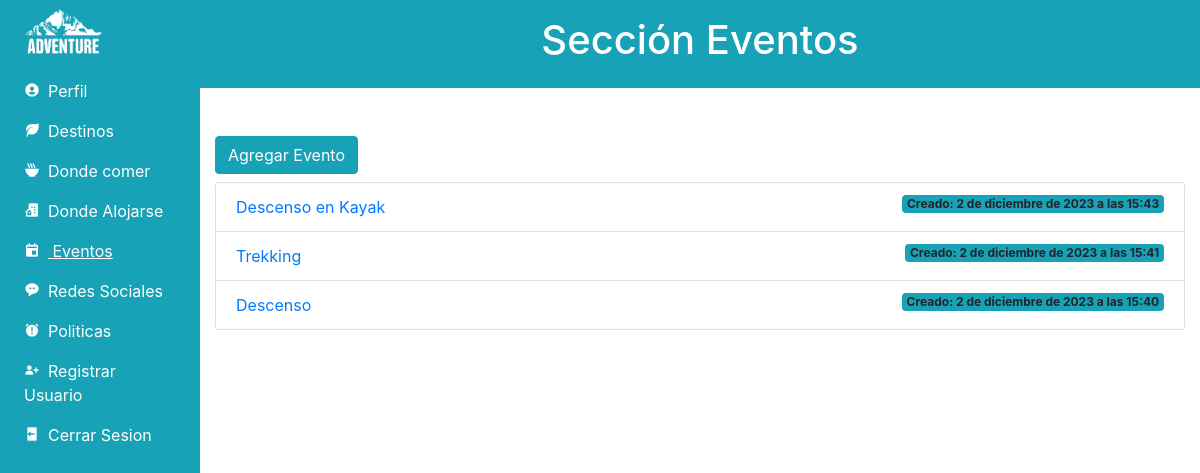
Page /administration/eventsList/ (signed in) on the earlier database version.
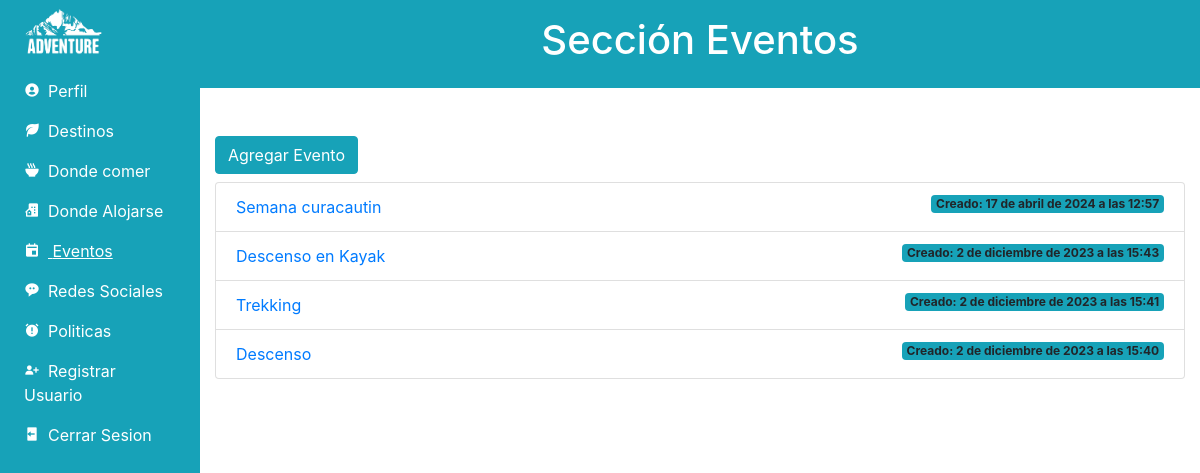
Same page on the later database version.
### event/models.py (models this page shows, shortened)
class Events(models.Model):
    id_event = models.AutoField(primary_key=True)
    name = models.CharField(verbose_name="Nombre Evento", max_length=50)
    date_event = models.DateTimeField(verbose_name="Fecha Evento")
    description = models.TextField(verbose_name="Descripción")
    mainImage = models.ImageField(verbose_name="Imagen Portada", upload_to='events',blank=False, null=False)
    created = models.DateTimeField(auto_now_add=True, verbose_name="Fecha de creación")
    updated = models.DateTimeField(auto_now=True, verbose_name="Fecha de edición")
    class Meta:
        verbose_name = "Evento"
        verbose_name_plural = "Eventos"
        ordering = ['-created']

### event/views.py (the view)
# urls.py: path('eventsList/', EventListView.as_view(), name='event-list'),
@method_decorator(login_required, name='dispatch')
class EventListView(ListView):
    model = Events

### social/processors.py (called while the page is built)
def context_dict(request):
    context = {}
    links = Social.objects.all()
    for link in links:
        context[link.name_key] = link.url
    return context

### event/templates/event/events_list.html (shortened to what this page needs)
{% extends 'core/base_administration.html' %}
{% load static %}
{% block content %}
<div class="container">
    <div class="row mb-5">
        <div class="col-12 d-flex  justify-content-center bg-info p-3">
            <h1 class="text-white mx-5">Sección Eventos</h1>
        </div>
    </div>
    <div class="row">
        <div class="col-12">
            <a href="{% url 'events:event-create' %}" class="btn btn-info text-white mb-2">Agregar Evento</a>
            <ol class="list-group list-group-numbered">
                {% for event in object_list %}
                    <li class="list-group-item d-flex justify-content-between align-items-start">
                        <div class="ms-2 me-auto">
                            <div class="fw-bold">
                                <a href="{% url 'events:event-detail' event.id_event %}">{{event.name}}
                                </a>
                            </div>
                        </div>
                        <span class="badge bg-info rounded-pill">Creado: {{event.created}}</span>
                    </li>
                {% empty %}
                    <li>No hay eventos para mostar, agregue uno.</li>
                {% endfor %}
            </ol>
        </div>
    </div>
</div>
{% endblock %}

### core/templates/core/base_administration.html (shortened to what this page needs)
<!DOCTYPE html>
<html lang="es">
{% load static %}
<head>
    <link href='https://unpkg.com/boxicons@2.1.4/css/boxicons.min.css' rel='stylesheet'>
    <link href="{% static 'core/vendor/bootstrap/css/bootstrap.min.css' %}" rel="stylesheet">
    <link href="{% static 'core/vendor/font-awesome/css/font-awesome.min.css' %}" rel="stylesheet" type="text/css">
    <link rel="stylesheet" href="./fontawesome-free-6.2.1-web/css/all.css">
    <link href="{% static 'core/css/administration.css' %}" rel="stylesheet">
</head>
<body>
    <div class="container-fluid">
        <div class="row flex-nowrap">
            <div class="col-auto col-md-3 col-xl-2 px-sm-2 px-0 bg-info  col-sidebar">
                <div class="d-flex flex-column align-items-center align-items-sm-start px-3 pt-2 text-white min-vh-100">
                    <a href="#" class="d-flex align-items-center pb-3 mb-md-0 me-md-auto text-white text-decoration-none">
                        <span class="fs-5 d-none d-sm-inline">
                            <img src="{% static 'core/img/logo-page.png'%}" alt="Logo Pagina Curacautin" class="img-logo-page" style="width: 80px;">
                        </span>
                    </a>
                    <ul class="nav nav-pills flex-column mb-sm-auto mb-0 align-items-center align-items-sm-start" id="menu">
                        <li class="nav-item">
                            <a href="{% url "profile"%}" class="nav-link align-middle px-0 text-white">
                                <i class='bx bxs-user-circle mr-2'></i><span class="ms-1 d-none d-sm-inline">Perfil</span>
                            </a>
                        </li>
                        <li class="nav-item">
                            <a href="{% url "destinations:destination-list" %}" class="nav-link align-middle px-0 text-white">
                                <i class='bx bxs-leaf mr-2'></i><span class="ms-1 d-none d-sm-inline">Destinos</span>
                            </a>
                        </li>
                        <li class="nav-item">
                            <a href="{% url "eats:eat-list" %}" class="nav-link align-middle px-0 text-white">
                                <i class='bx bxs-bowl-hot mr-2' ></i><span class="ms-1 d-none d-sm-inline">Donde comer</span>
                            </a>
                        </li>
                        <li class="nav-item">
                            <a href="{% url "accommodations:accommodation-list" %}" class="nav-link align-middle px-0 text-white">
                                <i class='bx bxs-building-house mr-2'></i><span class="ms-1 d-none d-sm-inline">Donde Alojarse</span>
                            </a>
                        </li>
                        <li class="nav-item">
                            <a href="{% url "events:event-list" %}" class="nav-link align-middle px-0 text-white">
                                <i class='bx bxs-calendar-event mr-2'></i></i> <span class="ms-1 d-none d-sm-inline">Eventos</span>
                            </a>
                        </li>
                        <li class="nav-item">
                            <a href="{% url "social:social-list" %}" class="nav-link align-middle px-0 text-white">
                                <i class='bx bxs-message-rounded-dots mr-2'></i><span class="ms-1 d-none d-sm-inline">Redes Sociales</span>
                            </a>
                        </li>
                        <li class="nav-item">
                            <a href="{% url "pages:page-list" %}" class="nav-link align-middle px-0 text-white">
                                <i class='bx bxs-alarm-exclamation mr-2'></i><span class="ms-1 d-none d-sm-inline">Politicas</span>
                            </a>
                        </li>
                        <li class="nav-item">
                            <a href="{% url 'signup' %}" class="nav-link align-middle px-0 text-white">
                                <i class='bx bxs-user-plus mr-2'></i></i><span class="ms-1 d-none d-sm-inline">Registrar Usuario</span>
                            </a>
                        </li>
                        <li class="nav-item">
                            <a href="{% url 'logout' %}" class="nav-link align-middle px-0 text-white">
                                <i class='bx bxs-log-out mr-2'></i></i><span class="ms-1 d-none d-sm-inline">Cerrar Sesion</span>
                            </a>
                        </li>
                    </ul>
            </div>
        </div>
        {% block content %}{% endblock %}
    </div>
</body>

### core/static/core/css/administration.css (style rules this page uses)
.img-logo-page { width: 80px; }
.col-sidebar { height: 100vh; }

### core/templates/core/base_administration.html (style rules this page uses)
.nav-link.activado { text-decoration: underline; }

Differences in the rows shown:
added Events: name "Semana curacautin", created "17 de abril de 2024 a las 12:57"
